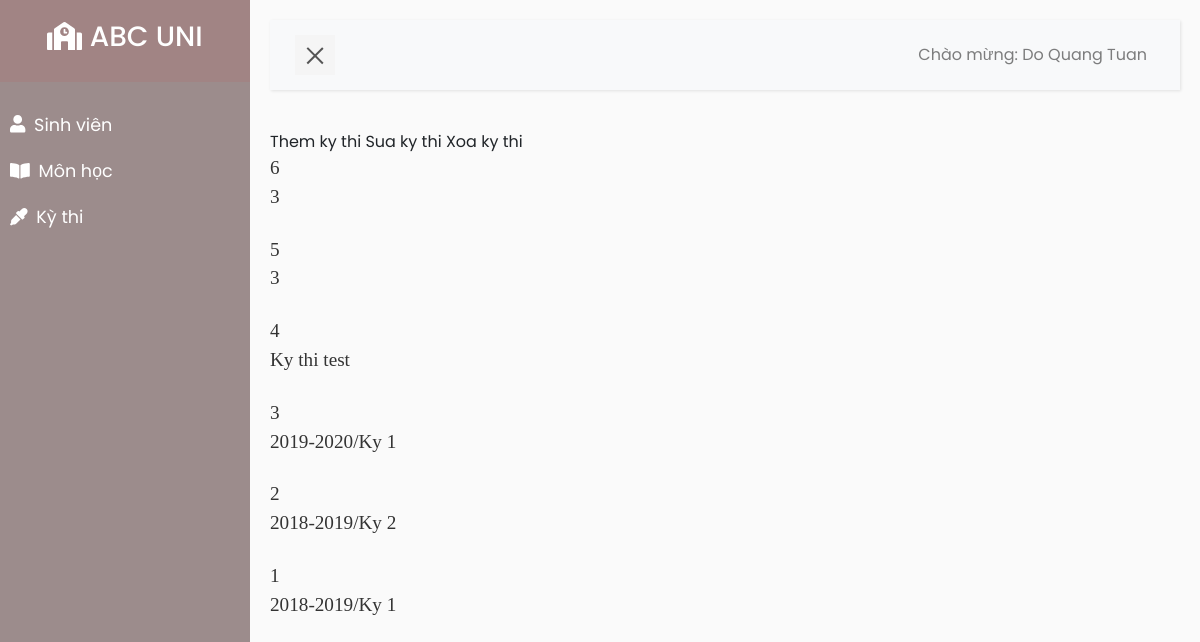
The app's page /admin.php?location=kythi (signed in), older data.
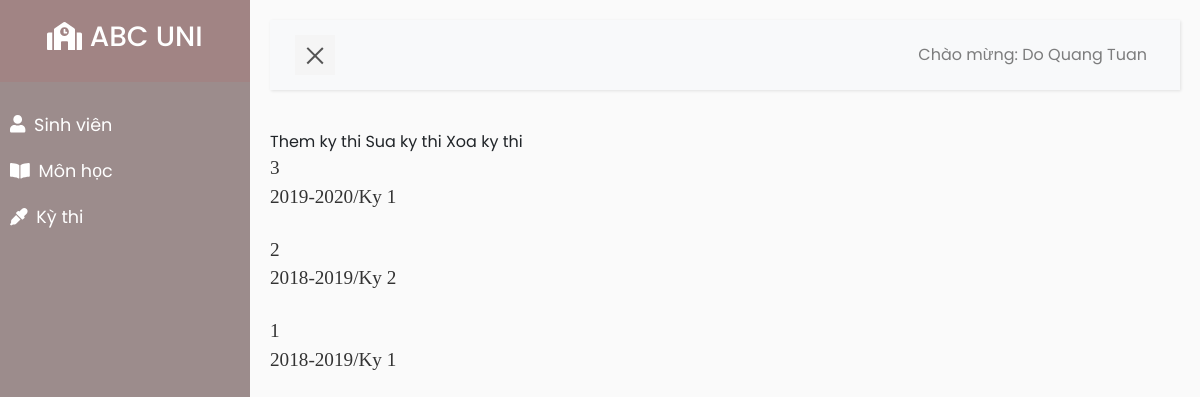
The same page, newer data.
### tables this page shows
CREATE TABLE `kythi` (
  `kythi_id` int(11) NOT NULL,
  `ten_ky_thi` varchar(100) NOT NULL
);

### core/data/PDOdata.php (called while the page is built, shortened)
<?php
class PDOData {
  private $db = null;
  private $servername = "localhost:3307";
  private $database = "abcuni_db";
  private $username = "root";
  private $password = "quangtuan99";
  public function __construct() {
    try {
      $this->db = new PDO("mysql:host=$this->servername;dbname=$this->database", $this->username, $this->password);
    } catch(PDOException $e) { echo $e->getMessage();	}
  }
  public function __destruct() {
    try {
      $this->db = null;
    } catch(PDOException $e) { echo $e->getMessage();	}
  }
  public function doQuery($query) {
    $ret = array();
    try {
      $stmt = $this->db->query($query);
      if ($stmt) {
        while ($row = $stmt->fetch(PDO::FETCH_ASSOC)) {
          $ret[] = $row;
        }
      }
    } catch(PDOException $e) {	echo $query; }
    return $ret;
  }
}

### admin/model/Data.php (called while the page is built, shortened)
<?php
require_once("core/data/PDOData.php");
class Data {
  public function getSemesterList() {
    $db = new PDOData();
    $data = $db->doQuery("
      select *
      from kythi
      order by kythi_id desc;
    ");
    return $data;
  }
}

### admin/view/DataView.php (the view, shortened to what this page needs)
<?php
class DataView {
  private $data;
  private $current_path;
  private $addPath;
  private $modifyPath;
  private $deletePath;
  public function __construct($data) {
    $this->data = $data;
    $this->current_path = "http://$_SERVER[HTTP_HOST]$_SERVER[REQUEST_URI]";
    $this->addPath = $this->current_path . '&&modify=add';
    $this->modifyPath = $this->current_path . '&&modify=modify';
    $this->deletePath = $this->current_path . '&&modify=delete';
  }
  public function semesterListView() {
    $html = "";
    $html .= '
    <a href="'.$this->addPath.'">Them ky thi</a>
    <a href="'.$this->modifyPath.'">Sua ky thi</a>
    <a href="'.$this->deletePath.'">Xoa ky thi</a>
    ';
    if (count($this->data) == 0) {
      $html .= "Khong ton tai ky thi nao.";
    }
    else {
      foreach ($this->data as $row){
        $new_path = $this->current_path . '&&kythi_id=' . $row["kythi_id"];
        $html .= '
        <a href="'.$new_path.'"><p>'.$row["kythi_id"].'</p></a>
        <p>'.$row["ten_ky_thi"].'</p>
        <br />
        ';
      }
    }
    return $html;
  }
}

Row changes from the older to the newer data that the page shows:
removed kythi: kythi_id "6", ten_ky_thi "3"
removed kythi: kythi_id "5", ten_ky_thi "3"
removed kythi: kythi_id "4", ten_ky_thi "Ky thi test"
